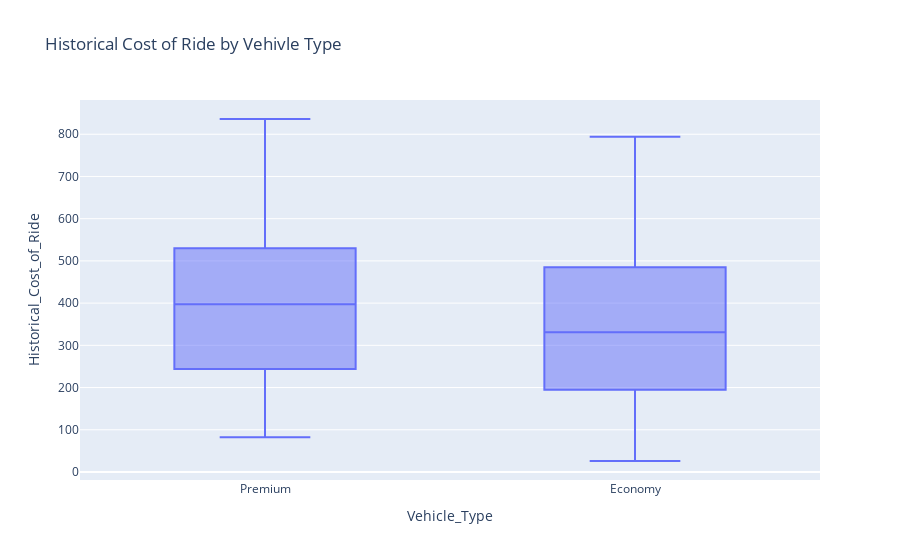

The code cell stored with this chart in its notebook:
### Markdown cell above
Now we'll have a look at the distribution of the historical cost of rides based on the vehicle type:

### Code cell
# We'll create a figure and plot box plot
fig = px.box(data, x="Vehicle_Type",
             y="Historical_Cost_of_Ride",
             title="Historical Cost of Ride by Vehivle Type",
             height=500)
fig.show()

### Figure 1 — Plotly figure (JSON) as saved in the notebook; plotly's stock layout.template omitted (floating-point values rounded to 4 significant figures; data arrays with more than 128 entries replaced by an {"elided": "..."} marker saying what was removed)
{"data": [{"alignmentgroup": "True", "hovertemplate": "Vehicle_Type=%{x}<br>Historical_Cost_of_Ride=%{y}<extra></extra>", "legendgroup": "", "marker": {"color": "#636efa"}, "name": "", "notched": false, "offsetgroup": "", "orientation": "v", "showlegend": false, "type": "box", "x": {"elided": "1000 str values"}, "x0": " ", "xaxis": "x", "y": {"elided": "1000 float values"}, "y0": " ", "yaxis": "y"}], "layout": {"autosize": true, "boxmode": "group", "legend": {"tracegroupgap": 0}, "title": {"text": "Historical Cost of Ride by Vehivle Type"}, "xaxis": {"anchor": "y", "autorange": true, "domain": [0, 1], "range": [-0.5, 1.5], "title": {"text": "Vehicle_Type"}, "type": "category"}, "yaxis": {"anchor": "x", "autorange": true, "domain": [0, 1], "range": [-19.01, 881.1], "title": {"text": "Historical_Cost_of_Ride"}, "type": "linear"}}}
